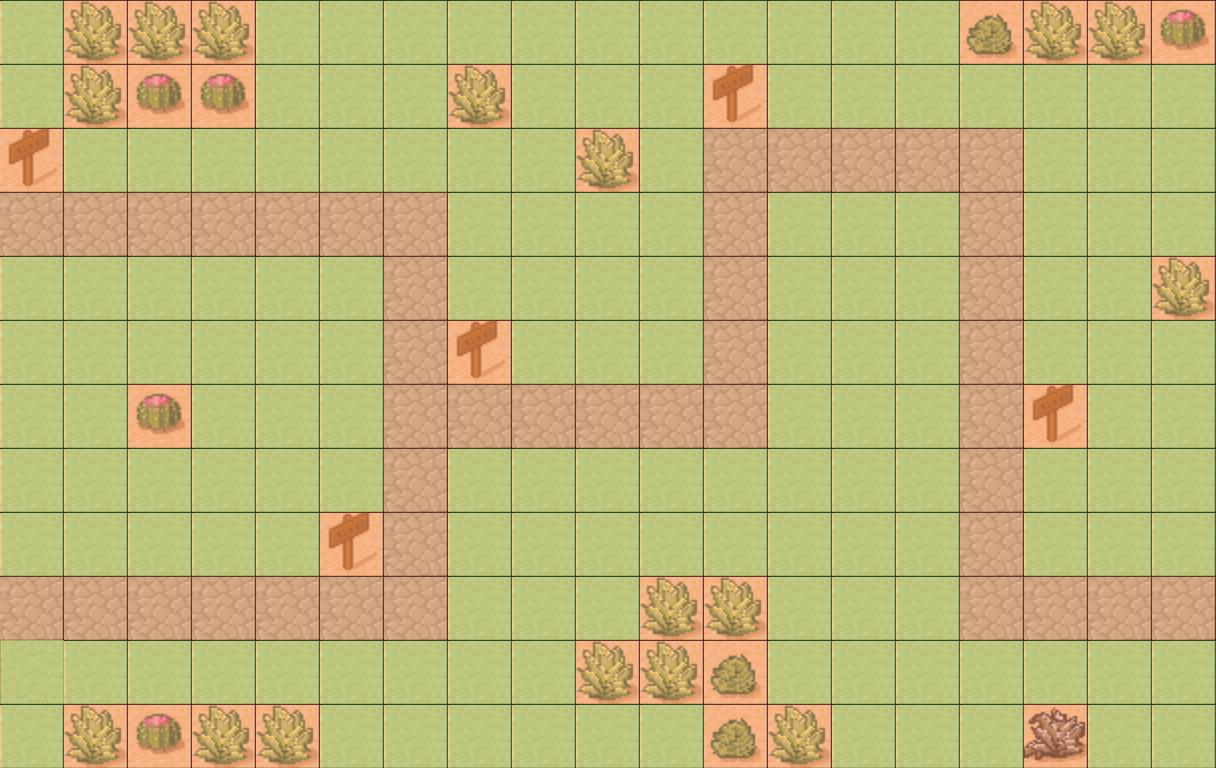

This game map was drawn from its Tiled (.tmx) file and the tilesets committed beside it. A one-line description and the trimmed map source follow:
An orthogonal 19x12 tile map with 64x64 px tiles, 2 tile layers (Tile Layer 1, meta), 3 tilesets and 10 objects (SpawnPoint, move1, move2, move3, move4, ...).

<map version="1.2" tiledversion="1.2.4" orientation="orthogonal" renderorder="right-down" width="19" height="12" tilewidth="64" tileheight="64" infinite="0" nextlayerid="4" nextobjectid="11">
 <tileset firstgid="1" source="tmw_desert_spacing1.tsx" />
 <tileset firstgid="49" source="tmw_desert_spacing2.tsx" />
 <tileset firstgid="97" source="meta_tile3.tsx" />
 <layer id="1" name="Tile Layer 1" width="19" height="12">
  <data>[228 cells, 228 non-empty, 8 distinct tile ids]</data>
 </layer>
 <objectgroup id="2" name="Objects">
  <object id="1" name="SpawnPoint" x="-72" y="220" />
  <object id="2" x="410" y="222" height="2" />
  <object id="3" name="move1" x="416" y="232" />
  <object id="4" name="move2" x="418" y="420" />
  <object id="5" name="move3" x="736" y="416" />
  <object id="6" name="move4" x="740" y="160" />
  <object id="7" name="move5" x="986" y="162" />
  <object id="8" name="move7" x="1290" y="612" />
  <object id="9" name="move6" x="990" y="604" />
  <object id="10" name="SpawnPoint2" x="-66.6667" y="608" />
 </objectgroup>
 <layer id="3" name="meta" width="19" height="12">
  <data>[228 cells, 228 non-empty, 2 distinct tile ids]</data>
 </layer>
</map>